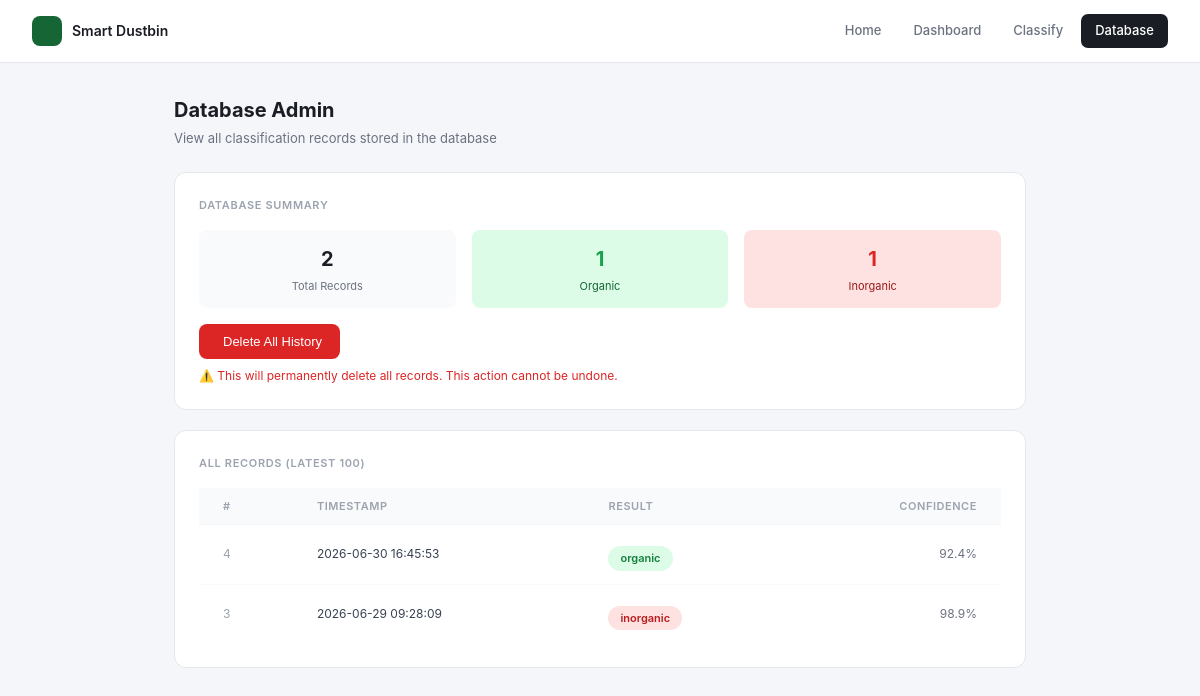
/admin, run on an earlier commit of the app's database.
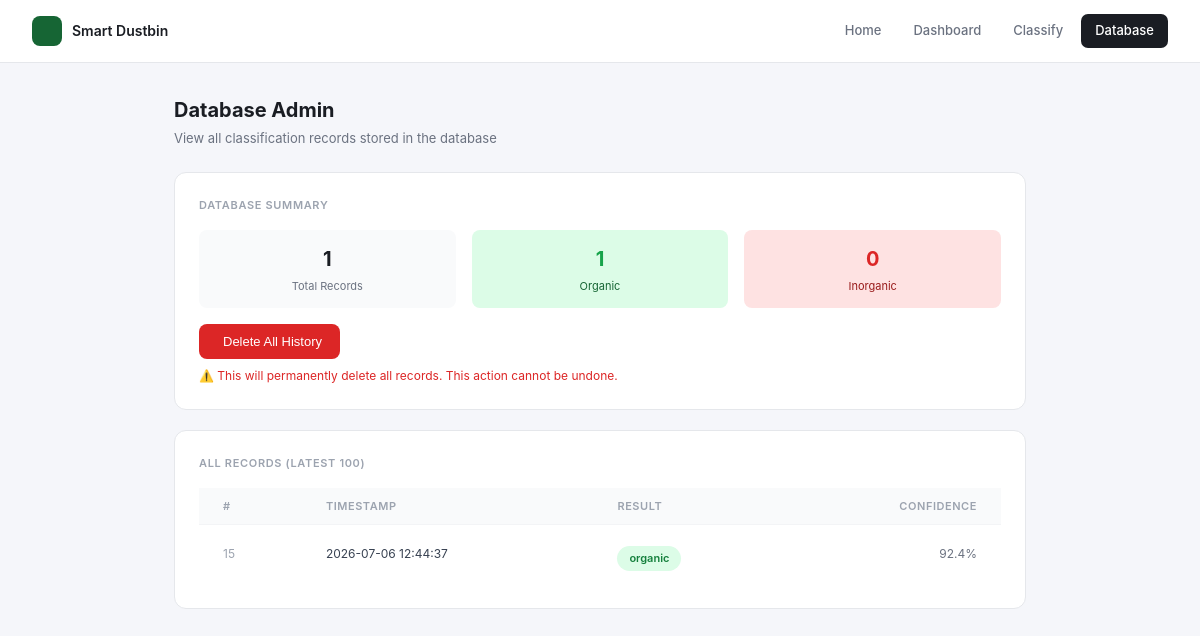
And on a later commit of the database.
### tables this page shows
CREATE TABLE classifications (
                id         INTEGER PRIMARY KEY AUTOINCREMENT,
                result     TEXT    NOT NULL,
                confidence TEXT    NOT NULL,
                timestamp  TEXT    NOT NULL
            );

### app/routes.py (the view)
    @app.route("/admin")
    def admin():
        counts  = get_counts()
        history = get_recent(100)
        return render_template("admin.html", counts=counts, history=history)

### app/database.py (called while the page is built)
def get_connection():
    conn = sqlite3.connect(DB_PATH)
    conn.row_factory = sqlite3.Row
    return conn

def get_recent(limit: int = 10) -> list:
    with get_connection() as conn:
        rows = conn.execute(
            "SELECT * FROM classifications ORDER BY id DESC LIMIT ?",
            (limit,)
        ).fetchall()
    return [dict(row) for row in rows]

def get_counts() -> dict:
    with get_connection() as conn:
        total     = conn.execute("SELECT COUNT(*) FROM classifications").fetchone()[0]
        organic   = conn.execute("SELECT COUNT(*) FROM classifications WHERE result = 'organic'").fetchone()[0]
        inorganic = conn.execute("SELECT COUNT(*) FROM classifications WHERE result = 'inorganic'").fetchone()[0]
    return {"total": total, "organic": organic, "inorganic": inorganic}

### templates/admin.html (shortened to what this page needs)
<!DOCTYPE html>
<html lang="en">
<head>
  <link rel="stylesheet" href="/static/style.css"/>
  <link rel="stylesheet" href="/static/upload.css"/>
  <link rel="stylesheet" href="https://cdn.jsdelivr.net/npm/@tabler/icons-webfont@latest/tabler-icons.min.css"/>
</head>
<body>
<div class="page-wrap">
  <nav class="topnav">
    <a href="/" class="nav-brand">
      <div class="nav-icon"></div>
      <span>Smart Dustbin</span>
    </a>
    <div class="nav-links">
      <a href="/" class="nav-link">Home</a>
      <a href="/dashboard" class="nav-link">Dashboard</a>
      <a href="/upload" class="nav-link">Classify</a>
      <a href="/admin" class="nav-link active">Database</a>
    </div>
  </nav>
  <div class="content">
    <div class="page-header">
      <h1>Database Admin</h1>
      <p>View all classification records stored in the database</p>
    </div>
    <div class="card">
      <div class="card-label">Database Summary</div>
      <div style="display: grid; grid-template-columns: repeat(3, 1fr); gap: 16px; margin-bottom: 16px;">
        <div style="background: #f9fafb; padding: 14px; border-radius: 8px; text-align: center;">
          <div style="font-size: 20px; font-weight: 700; color: #1a1d23;">{{ counts.total }}</div>
          <div style="font-size: 11px; color: #6b7280; margin-top: 4px;">Total Records</div>
        </div>
        <div style="background: #dcfce7; padding: 14px; border-radius: 8px; text-align: center;">
          <div style="font-size: 20px; font-weight: 700; color: #16a34a;">{{ counts.organic }}</div>
          <div style="font-size: 11px; color: #166534; margin-top: 4px;">Organic</div>
        </div>
        <div style="background: #fee2e2; padding: 14px; border-radius: 8px; text-align: center;">
          <div style="font-size: 20px; font-weight: 700; color: #dc2626;">{{ counts.inorganic }}</div>
          <div style="font-size: 11px; color: #991b1b; margin-top: 4px;">Inorganic</div>
        </div>
      </div>
      <button class="delete-btn" onclick="deleteHistory()">
         Delete All History
      </button>
      <div class="warning">⚠️ This will permanently delete all records. This action cannot be undone.</div>
    </div>
    <div class="card">
      <div class="card-label">All Records (Latest 100)</div>
      <table class="history-table" style="width: 100%;">
        <thead>
          <tr>
            <th style="text-align: left;">#</th>
            <th style="text-align: left;">Timestamp</th>
            <th style="text-align: left;">Result</th>
            <th style="text-align: right;">Confidence</th>
          </tr>
        </thead>
        <tbody>
          {% if history %}
            {% for item in history %}
              <tr>
                <td style="font-size: 12px; color: #9ca3af;">{{ item['id'] }}</td>
                <td style="font-size: 12px; color: #374151;">{{ item['timestamp'] }}</td>
                <td>
                  <span class="badge {{ item['result'] }}" style="display: inline-block;">
                    {{ item['result'] }}
                  </span>
                </td>
                <td style="font-size: 12px; color: #6b7280; text-align: right;">{{ item['confidence'] }}</td>
              </tr>
            {% endfor %}
          {% else %}
            <tr>
              <td colspan="4" style="text-align: center; padding: 24px; color: #9ca3af; font-size: 13px;">
                No records found
              </td>
            </tr>
          {% endif %}
        </tbody>
      </table>
    </div>
  </div>
</div>
</body>
</html>

### static/style.css (style rules this page uses)
*, *::before, *::after { box-sizing: border-box; margin: 0; padding: 0; }
body { font-family: 'Inter', -apple-system, BlinkMacSystemFont, 'Segoe UI', sans-serif; background: #f5f6fa; color: #1a1d23; min-height: 100vh; font-size: 14px; line-height: 1.5; }
.history-table { width: 100%; border-collapse: collapse; }
.history-table thead th { padding: 10px 24px; text-align: left; font-size: 11px; font-weight: 600; text-transform: uppercase; letter-spacing: 0.05em; color: #9ca3af; background: #f9fafb; border-bottom: 1px solid #f3f4f6; }
.history-table thead th:last-child { text-align: right; }
.history-table tbody tr { border-bottom: 1px solid #f9fafb; transition: background 0.15s; }
.history-table tbody tr:last-child { border-bottom: none; }
.history-table tbody td { padding: 13px 24px; font-size: 13px; color: #374151; }
.history-table tbody td:last-child { text-align: right; }

### static/upload.css (style rules this page uses)
.page-wrap { min-height: 100vh; background: #f5f6fa; }
.topnav { display: flex; align-items: center; justify-content: space-between; background: #fff; border-bottom: 1px solid #e5e7eb; padding: 14px 32px; }
.nav-brand { display: flex; align-items: center; gap: 10px; text-decoration: none; color: #1a1d23; font-size: 14px; font-weight: 600; }
.nav-icon { width: 30px; height: 30px; background: #166534; border-radius: 8px; display: flex; align-items: center; justify-content: center; color: #fff; font-size: 15px; }
.nav-links { display: flex; gap: 4px; }
.nav-link { padding: 7px 14px; border-radius: 7px; font-size: 13px; font-weight: 500; color: #6b7280; text-decoration: none; transition: background 0.15s, color 0.15s; }
.nav-link.active { background: #1a1d23; color: #fff; }
.content { max-width: 900px; margin: 0 auto; padding: 32px 24px 60px; }
.page-header { margin-bottom: 24px; }
.page-header h1 { font-size: 20px; font-weight: 700; color: #1a1d23; margin-bottom: 4px; }
.page-header p { font-size: 13px; color: #6b7280; }
.card { background: #fff; border: 1px solid #e5e7eb; border-radius: 12px; padding: 24px; margin-bottom: 20px; }
.card-label { font-size: 11px; font-weight: 600; text-transform: uppercase; letter-spacing: 0.06em; color: #9ca3af; margin-bottom: 16px; }
.badge { display: inline-flex; align-items: center; gap: 5px; padding: 4px 12px; border-radius: 20px; font-size: 11px; font-weight: 600; margin-top: 8px; }
.badge.organic { background: #dcfce7; color: #15803d; }

### templates/admin.html (style rules this page uses)
.delete-btn { background: #dc2626; color: #fff; padding: 10px 18px; border: none; border-radius: 8px; font-size: 13px; font-weight: 500; cursor: pointer; display: flex; align-items: center; gap: 6px; transition: background 0.15s; }
.warning { color: #dc2626; font-size: 12px; margin-top: 8px; }

What changed in the data, as far as the page shows it:
removed classifications: id "4", timestamp "2026-06-30 16:45:53", result "organic", confidence "92.4%"
removed classifications: id "3", timestamp "2026-06-29 09:28:09", result "inorganic", confidence "98.9%"
added classifications: id "15", timestamp "2026-07-06 12:44:37", result "organic", confidence "92.4%"
Also different on the page:
{{ counts.total }}: "2" → "1"
{{ counts.inorganic }}: "1" → "0"
